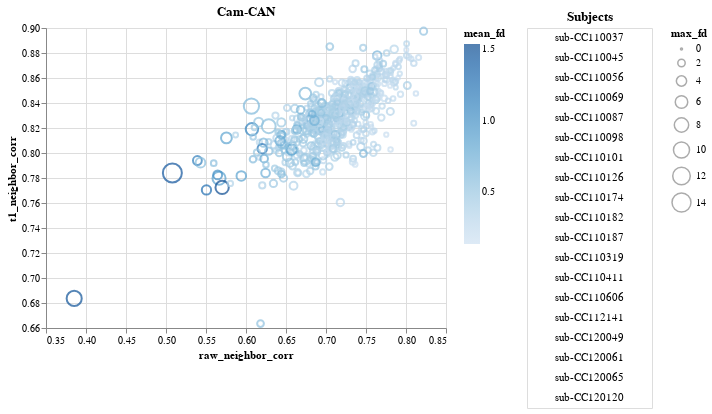

The cell this chart's notebook holds for it:
### Code cell
scatter_brush(df=df_camcan, title="Cam-CAN")

### Figure 1 — Vega-Lite specification as saved in the notebook (floating-point values rounded to 4 significant figures; data arrays with more than 128 entries replaced by an {"elided": "..."} marker saying what was removed)
{"config": {"view": {"continuousWidth": 400, "continuousHeight": 300}}, "hconcat": [{"mark": "point", "encoding": {"color": {"type": "quantitative", "field": "mean_fd"}, "size": {"type": "quantitative", "field": "max_fd"}, "tooltip": {"type": "nominal", "field": "subject_id"}, "x": {"type": "quantitative", "field": "raw_neighbor_corr", "scale": {"zero": false}}, "y": {"type": "quantitative", "field": "t1_neighbor_corr", "scale": {"zero": false}}}, "selection": {"selector011": {"type": "interval"}}, "title": "Cam-CAN"}, {"mark": "text", "encoding": {"text": {"type": "nominal", "field": "subject_id"}, "y": {"type": "ordinal", "axis": null, "field": "row_number"}}, "title": "Subjects", "transform": [{"window": [{"op": "row_number", "field": "", "as": "row_number"}]}, {"filter": {"selection": "selector011"}}, {"window": [{"op": "rank", "field": "row_number", "as": "rank"}]}, {"filter": "(datum.rank < 20)"}], "width": 125}], "data": {"name": "data-883ce7fc3766042414dec4a2459261a8"}, "resolve": {"legend": {"color": "independent"}}, "$schema": "https://vega.github.io/schema/vega-lite/v4.8.1.json", "datasets": {"data-883ce7fc3766042414dec4a2459261a8": {"elided": "641 records"}}}
